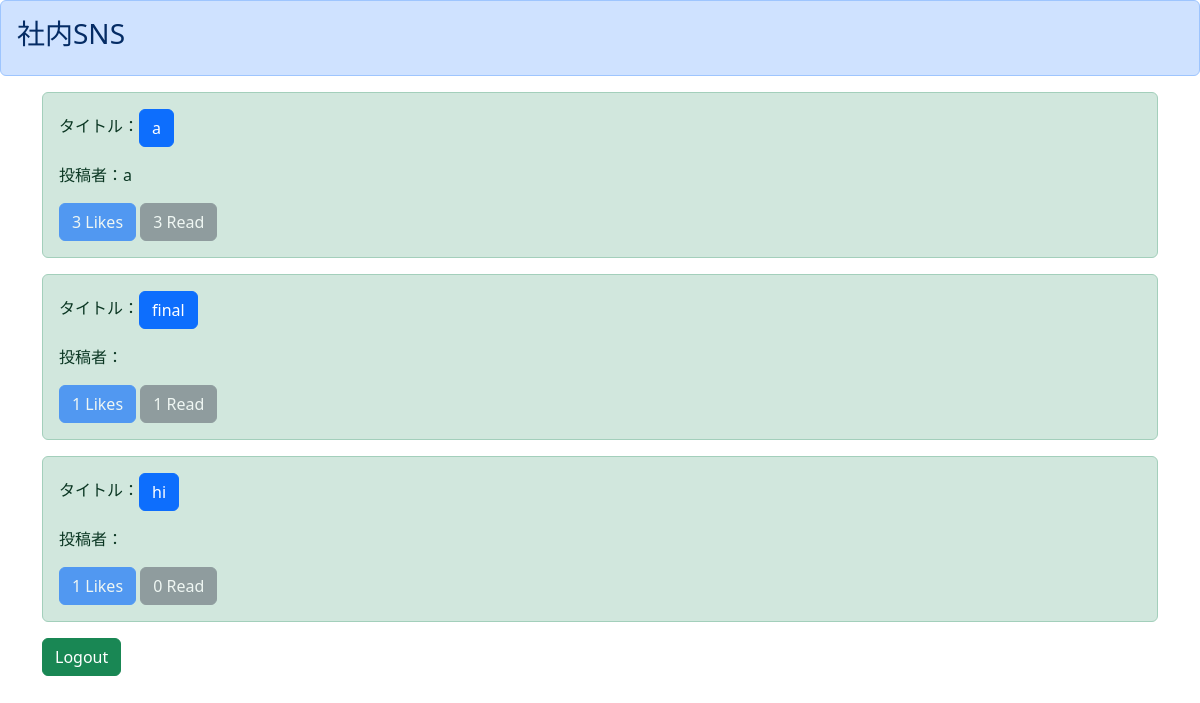
Page /list/ (signed in) on the earlier database version.
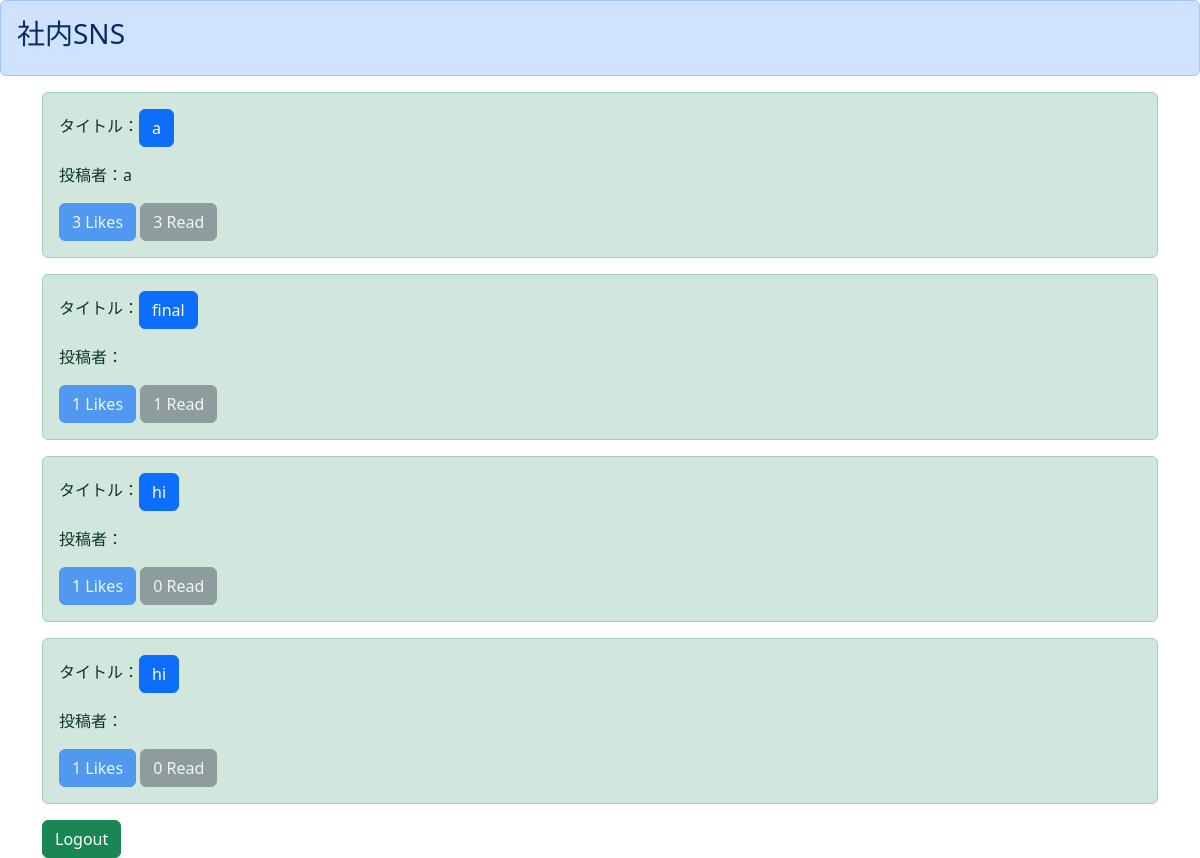
Same page on the later database version.
### snsapp/models.py (models this page shows)
class SnsModel(models.Model):
    title = models.CharField(max_length=100)
    content = models.TextField()
    author = models.CharField(max_length=50)
    snsimages = models.ImageField(upload_to='')
    like = models.IntegerField(null=True, blank=True, default=0)
    read = models.IntegerField(null=True, blank=True, default=0)
    readtext = models.TextField(null=True, blank=True, default='a')

### snsapp/views.py (the view)
# urls.py: path('list/', listfunc, name = 'list'),
def listfunc(request):
    object_list = SnsModel.objects.all()
    return render(request, 'list.html', {'object_list':object_list})

### templates/list.html
{% extends 'base.html' %}
{% block header %}
<div class="alert alert-primary" role="alert">
    <h3>社内SNS</h3>
</div>
{% endblock header %}
{% block content %}
{% if user.is_authenticated %}
<div class="container">
    {% for item in object_list %}
    <div class="alert alert-success" role="alert">
        <p>タイトル：<a href="{% url 'detail' item.pk %}" class="btn btn-primary">{{ item.title}}</a></p>
        <p>投稿者：{{ item.author }}</p>
        <a href="#" class="btn btn-primary disabled" role="button" aria-pressed="true">{{ item.like }} Likes</a>
        <a href="#" class="btn btn-secondary disabled" role="button" aria-pressed="true">{{ item.read }} Read</a>
    </div>
    {% endfor%}
    <a href = "{% url 'logout' %}" class="btn btn-success" role="button" aria-pressed="true">Logout</a>
</div>
{% else %}
<p>
    Please Login
</p>
<a href='/login/' class="btn btn-primary" role="button" aria-pressed="true">Login page</a>
{% endif %}
{% endblock content %}

### templates/base.html (shortened to what this page needs)
<!doctype html>
<html lang="en">
  <head>
    <link href="https://cdn.jsdelivr.net/npm/bootstrap@5.3.3/dist/css/bootstrap.min.css" rel="stylesheet">
  </head>
  {% block header%}
  {% endblock header%}
  {% block content%}
  {% endblock content%}
</html>

Differences in the rows shown:
added SnsModel: title "hi", like "1", read "0"
